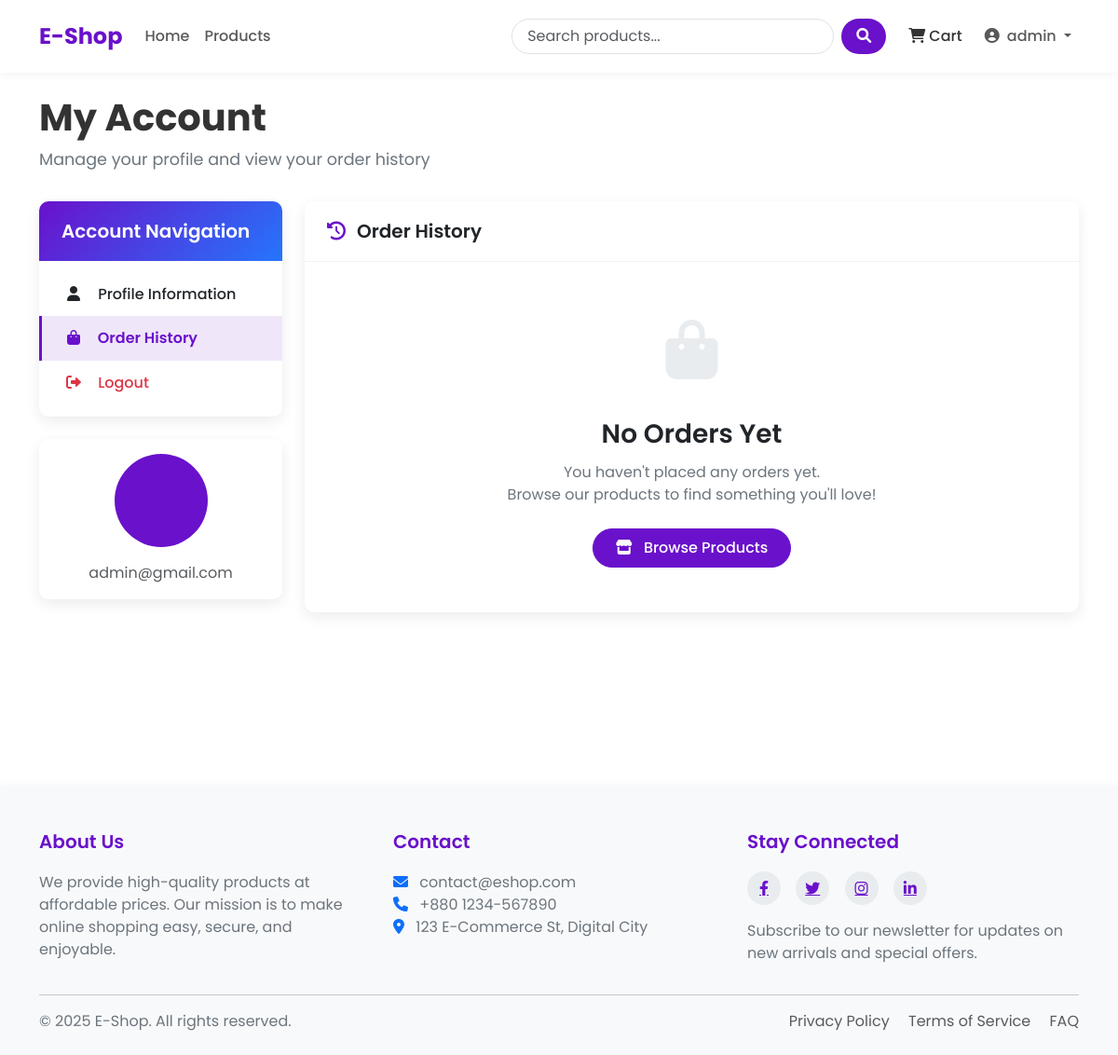
Page /profile/?tab=orders (signed in) on the earlier database version.
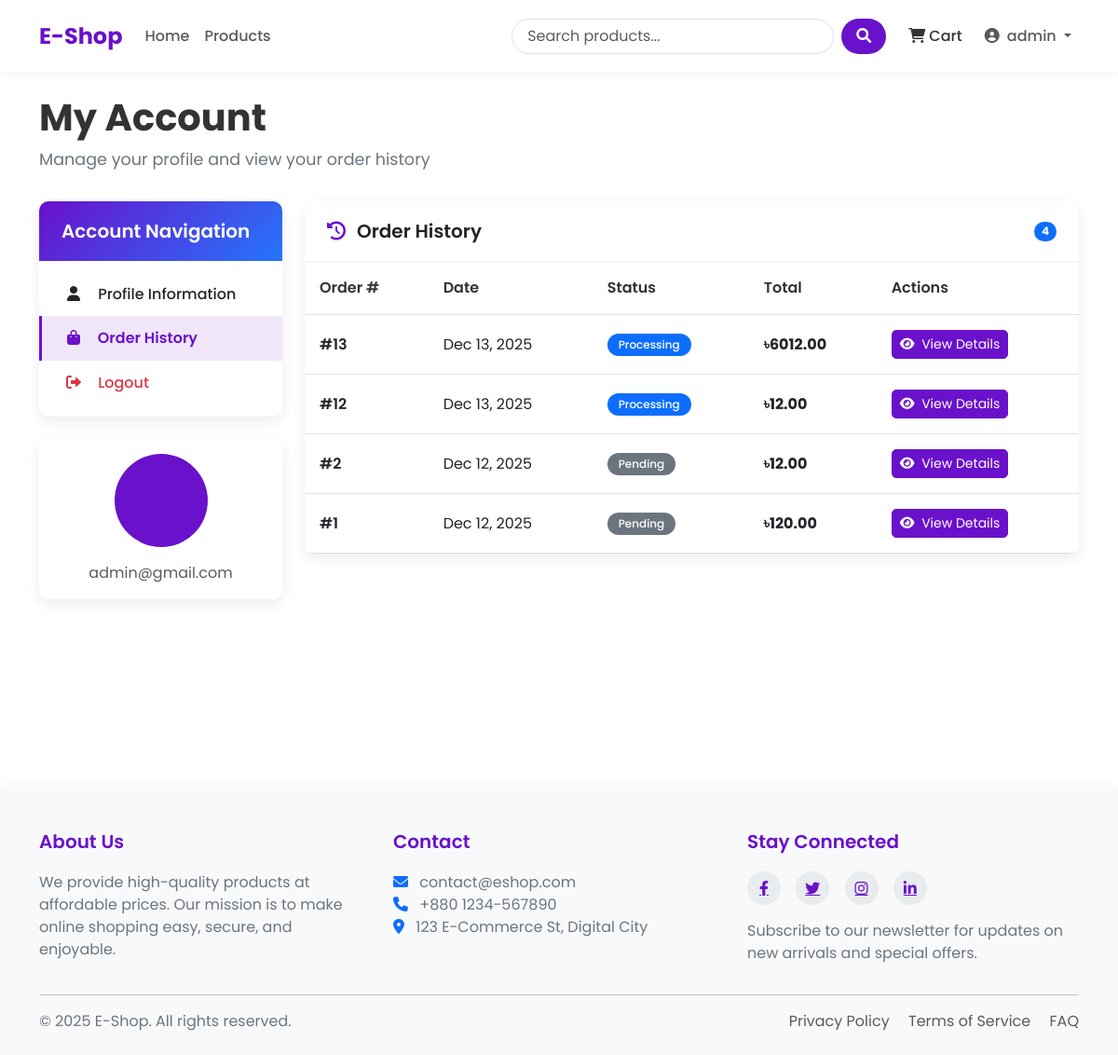
Same page on the later database version.
### shop/models.py (models this page shows, shortened)
class Order(models.Model):
    STATUS_CHOICES = {
        ('pending','Pending'),
        ('processing','Processing'),
        ('shipped','Shipped'),
        ('delivered','Delivered'),
        ('canceled','Canceled'),
    }
    user = models.ForeignKey(User,on_delete=models.CASCADE,related_name='orders')
    first_name = models.CharField(max_length=100)
    last_name = models.CharField(max_length=100)
    email = models.EmailField()
    address = models.CharField(max_length=250)
    postal_code = models.CharField(max_length=20)
    city = models.CharField(max_length=100)
    status = models.CharField(max_length=10,choices=STATUS_CHOICES,default='pending')
    note = models.TextField()
    paid = models.BooleanField(default = False)
    transaction_id = models.CharField(max_length=200,blank=True)
    created = models.DateTimeField(auto_now_add=True)
    updated = models.DateTimeField(auto_now=True)
    class Meta:
        ordering = ['-created']
    def get_total_cost(self):
        return sum(item.get_cost() for item in self.items.all())

class OrderItem(models.Model):
    order = models.ForeignKey(Order,on_delete=models.CASCADE,related_name='items')
    product = models.ForeignKey(Product,on_delete=models.CASCADE)
    quantity = models.PositiveIntegerField(default=1)
    price = models.DecimalField(max_digits=10,decimal_places=2)
    def get_cost(self):
        return self.price*self.quantity

### shop/views.py (the view)
# urls.py: path('profile/',views.profile,name='profile'),
@login_required
def profile(request):
    tab = request.GET.get('tab')
    orders = models.Order.objects.filter(user=request.user).order_by('-created')
    completed_orders = orders.filter(status='delivered').count()
    total_spent = sum(order.get_total_cost() for order in orders if order.paid)
    order_history_active=(tab=='orders')
    context={
        'user':request.user,
        'orders':orders,
        'order_history_active' : order_history_active,
        'completed_orders':completed_orders,
        'total_spent':total_spent
    }
    return render(request,'shop/profile.html',context)

### shop/context_processors.py (called while the page is built)
def cart_items_count(request):
    if request.user.is_authenticated:
        try:
            cart = Cart.objects.get(user=request.user)
            return {'cart_items_count': cart.get_total_items()}
        except Cart.DoesNotExist:
            return {'cart_items_count':0}
    return {'cart_items_count':0}

### shop/models.py (called while the page is built)
    def get_total_items(self):
        qty = self.items.all()
        return sum(qty.quantity for qty in qty)

### templates/shop/profile.html (shortened to what the changed rows need)
{% extends 'base.html' %}
{% block content %}
<div class="profile-container">
    <div class="profile-header">
        <h1 class="profile-title">My Account</h1>
    </div>
    <div class="row">
        <div class="col-lg-9">
            {% if order_history_active %}
            <div class="content-card card">
                <div class="card-header d-flex justify-content-between align-items-center">
                    <h5 class="mb-0"><i class="fas fa-history"></i> Order History</h5>
                    {% if orders %}
                    <span class="badge bg-primary rounded-pill">{{ orders|length }}</span>
                    {% endif %}
                </div>
                <div class="card-body p-0">
                    {% if orders %}
                        <div class="table-responsive">
                            <table class="table order-table mb-0">
                                <thead>
                                    <tr>
                                        <th>Order #</th>
                                        <th>Date</th>
                                        <th>Status</th>
                                        <th>Total</th>
                                        <th>Actions</th>
                                    </tr>
                                </thead>
                                <tbody>
                                    {% for order in orders %}
                                    <tr>
                                        <td class="order-id">#{{ order.id }}</td>
                                        <td>{{ order.created|date:"M d, Y" }}</td>
                                        <td>
                                            <span class="status-badge badge {% if order.status == 'delivered' %}bg-success{% elif order.status == 'shipped' %}bg-info{% elif order.status == 'processing' %}bg-primary{% elif order.status == 'canceled' %}bg-danger{% else %}bg-secondary{% endif %}">
                                                {{ order.get_status_display }}
                                            </span>
                                        </td>
                                        <td class="fw-bold">৳{{ order.get_total_cost }}</td>
                                        <td>
                                            <button type="button" class="btn btn-sm btn-primary view-btn" data-bs-toggle="modal" data-bs-target="#orderModal{{ order.id }}">
                                                <i class="fas fa-eye me-1"></i> View Details
                                            </button>
                                        </td>
                                    </tr>
                                    {% endfor %}
                                </tbody>
                            </table>
                        </div>
                    {% else %}
                        <div class="empty-orders">
                            <div class="empty-icon">
                                <i class="fas fa-shopping-bag"></i>
                            </div>
                            <h3 class="empty-title">No Orders Yet</h3>
                            <p class="empty-message">You haven't placed any orders yet.<br>Browse our products to find something you'll love!</p>
                            <a href="{% url 'shop:product_list' %}" class="btn btn-primary browse-btn">
                                <i class="fas fa-store me-2"></i> Browse Products
                            </a>
                        </div>
                    {% endif %}
                </div>
            </div>
            {% endif %}
        </div>
    </div>
</div>
{% endblock %}

Differences in the rows shown:
added Order: id "13", created "Dec 13, 2025", status "Processing", get_total_cost "6012.00"
added Order: id "12", created "Dec 13, 2025", status "Processing", get_total_cost "12.00"
added Order: id "2", created "Dec 12, 2025", status "Pending", get_total_cost "12.00"
added Order: id "1", created "Dec 12, 2025", status "Pending", get_total_cost "120.00"
Other differences:
{{ orders|length }}: (not shown) → "4"
text no longer shown: "No Orders Yet You haven't placed any orders yet. Browse our products to find something you'll love! Browse Products"
text now shown: "Order # Date Status Total Actions"
